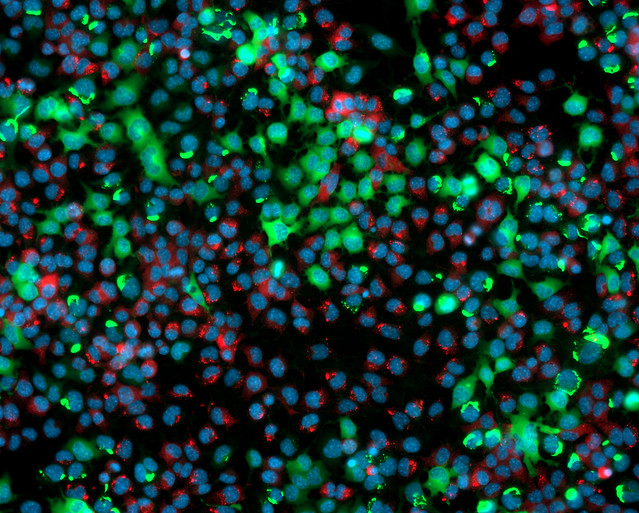
#> input picture images/test_image.jpg, 639 x 513 px
$ python 20_image_processing_with_scikit.py
#> lines starting #> are read from the running program, lines starting #| are printed output that depends on the picture
from skimage import io
from matplotlib import pyplot as plt
from skimage.transform import resize, rescale, downscale_local_mean
from skimage.filters import roberts, sobel, scharr, prewitt
from skimage.feature import canny
from skimage import restoration
import numpy as np

img = io.imread('images/test_image.jpg', as_gray=True)
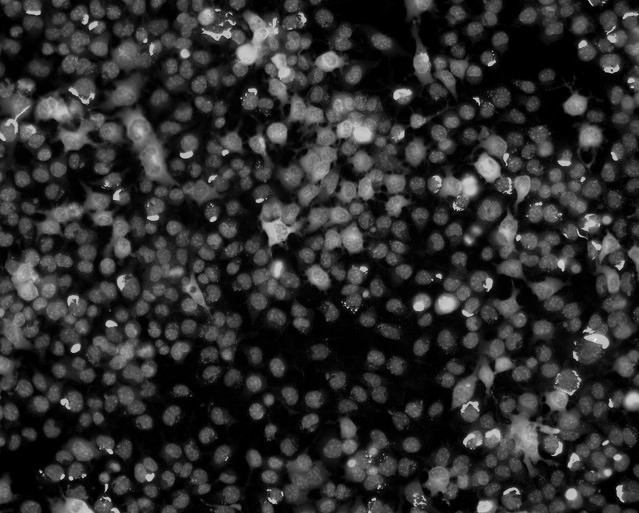
#> img: shape (513, 639) float64; min 0, max 0.968, mean 0.18
rescaled_img = rescale(img, 0.25, anti_aliasing=True)
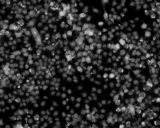
#> rescaled_img: shape (128, 160) float64; min 0, max 0.797, mean 0.18
resized_img = resize(img,(200, 200))
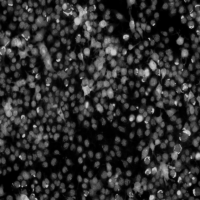
#> resized_img: shape (200, 200) float64; min 0, max 0.859, mean 0.18
downscaled_img = downscale_local_mean(img, (4,3))
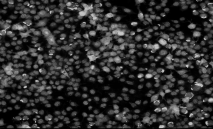
#> downscaled_img: shape (129, 213) float64; min 0, max 0.837, mean 0.179
# [7 lines of commented-out code are left out]
edge_roberts = roberts(img)
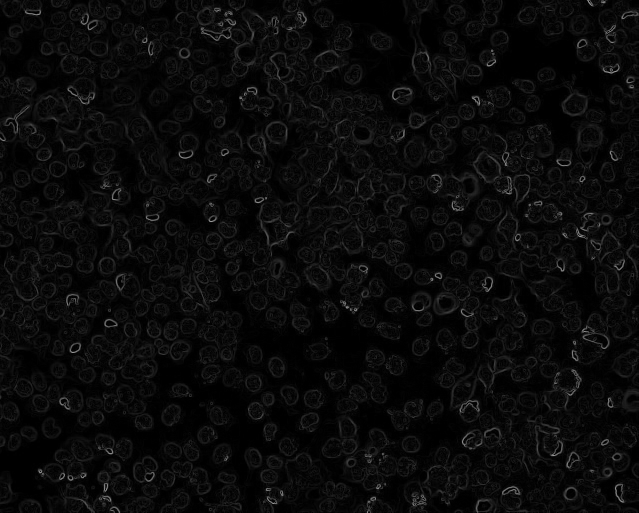
#> edge_roberts: shape (513, 639) float64; min 0, max 0.639, mean 0.0412
edge_sobel = sobel(img)
edge_scharr = scharr(img)
edge_prewitt = prewitt(img)
edge_canny = canny(img, sigma=3)
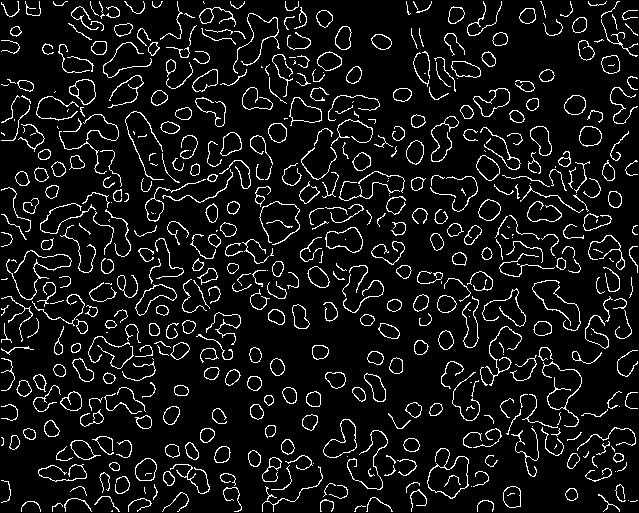
#> edge_canny: shape (513, 639) bool; 8.2% white in thin lines or dots

# restoration with point spread function
psf = np.ones((3,3)) / 9
deconvolved, _ = restoration.unsupervised_wiener(downscaled_img, psf)
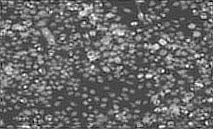
#> deconvolved: shape (129, 213) float64; min -0.391, max 1, mean 0.179; drawn with min black and max white


fig, axes = plt.subplots(4,2,sharex=True, sharey=True,figsize=(8,8))

ax = axes.ravel()

ax[0].imshow(img, cmap=plt.cm.gray)
ax[0].set_title("original image")

# ax[1].imshow(edge_roberts)
# ax[1].set_title("Roberts edge detector")
# ax[2].imshow(edge_sobel)
# ax[2].set_title("sobel edge detector")
# ax[3].imshow(edge_scharr)
# ax[3].set_title("Scharr edge detector")
# ax[4].imshow(edge_prewitt)
# ax[4].set_title("Prewitt edge detector")
# ax[5].imshow(edge_canny)
# ax[5].set_title("Canny edge detector")
# ax[6].imshow(deconvolved)
# ax[6].set_title("deconvolved image")

ax[1+1].imshow(edge_roberts)
ax[1+1].set_title("Roberts edge detector")
ax[2+1].imshow(edge_sobel)
ax[2+1].set_title("sobel edge detector")
ax[3+1].imshow(edge_scharr)
ax[3+1].set_title("Scharr edge detector")
ax[4+1].imshow(edge_prewitt)
ax[4+1].set_title("Prewitt edge detector")
ax[5+1].imshow(edge_canny)
ax[5+1].set_title("Canny edge detector")
ax[6+1].imshow(deconvolved)
ax[6+1].set_title("deconvolved image")

for a in ax:
    a.axis('off')

plt.tight_layout()
plt.show()
